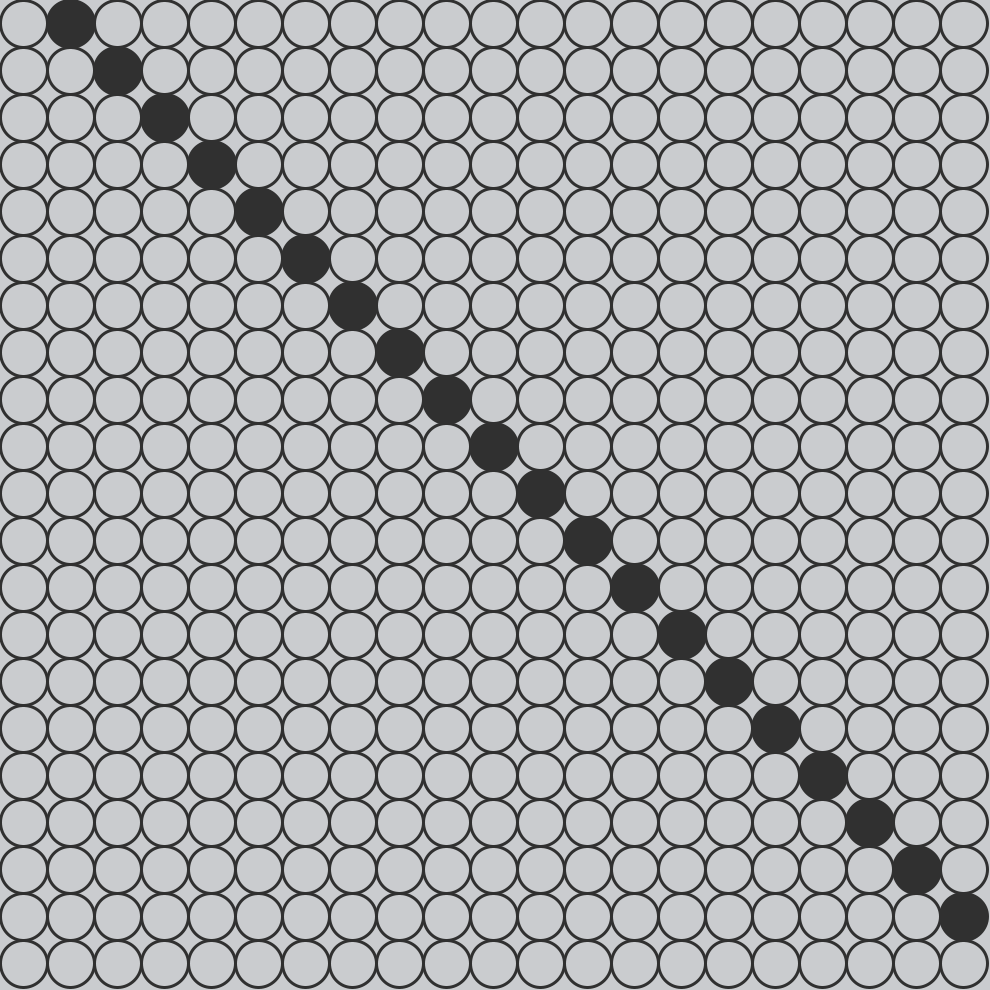
Frame 1 (no input)
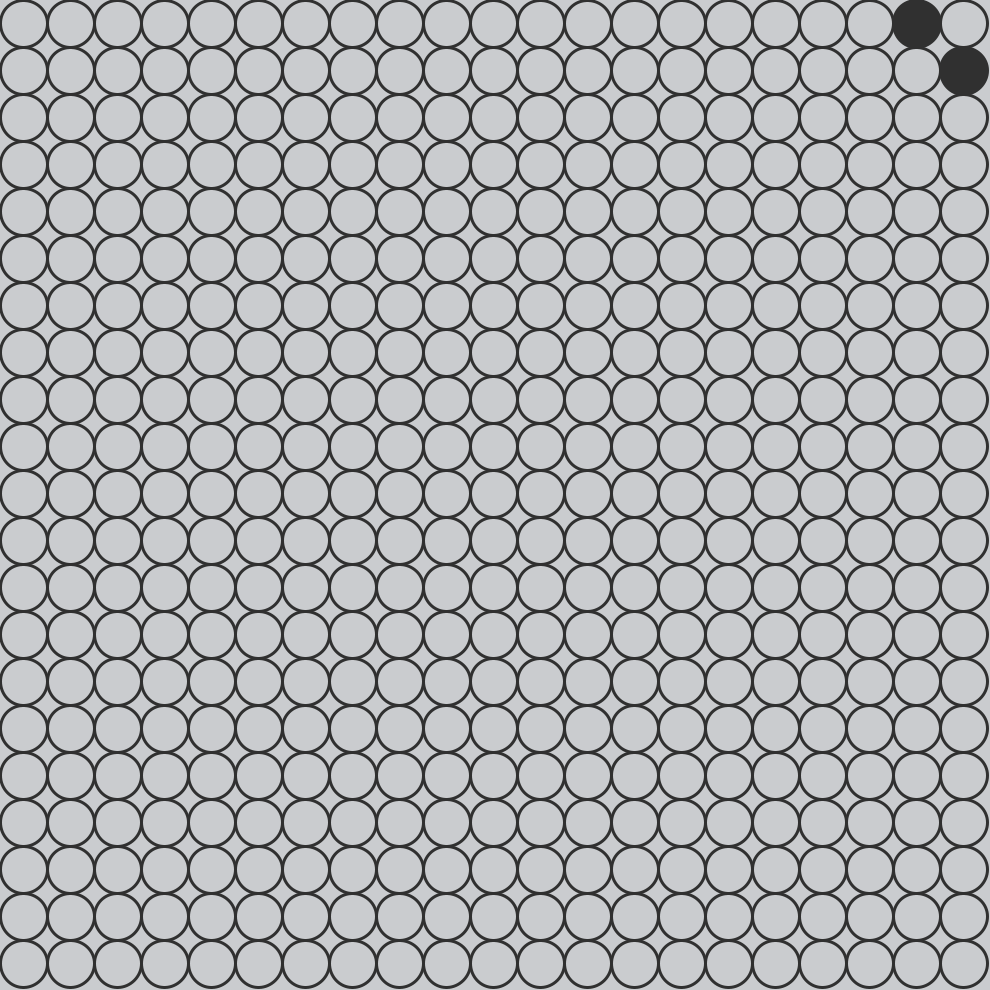
Frame 60 (the mouse pressed at the canvas centre just before this capture)
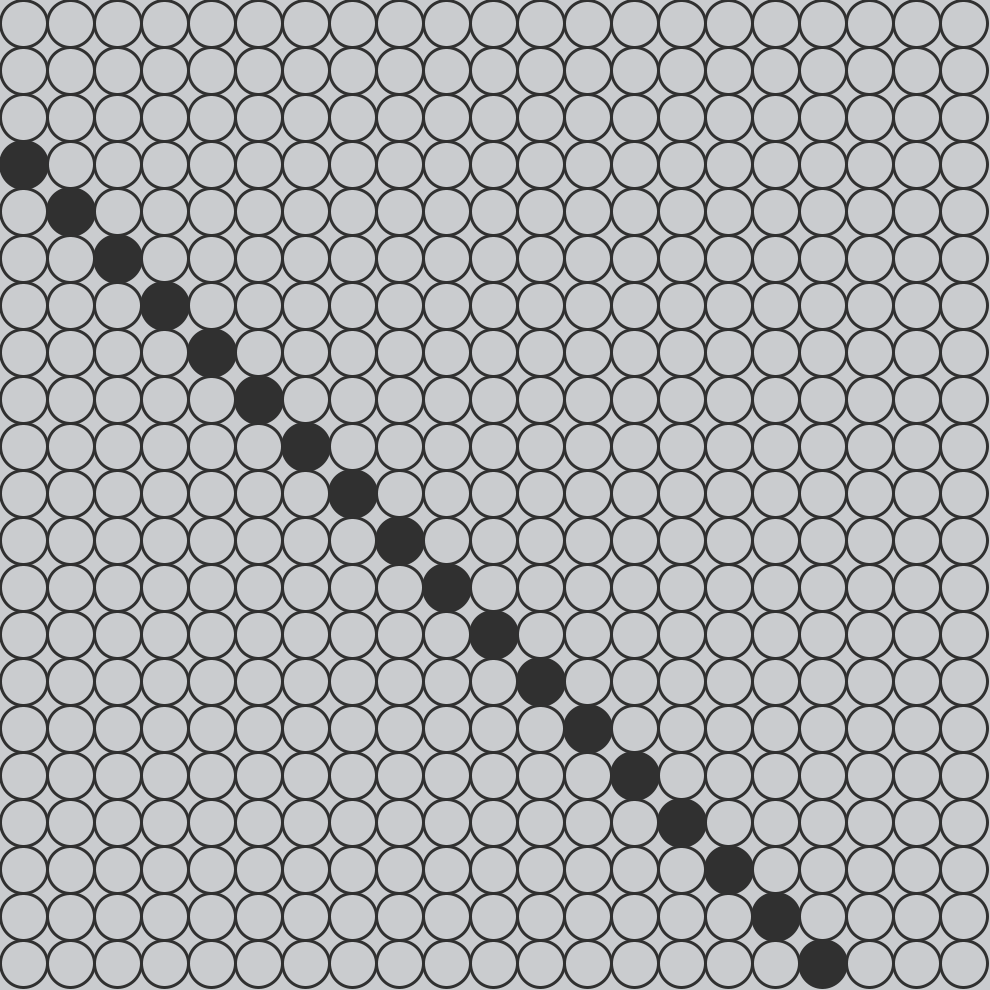
Frame 120 (the mouse held since frame 60 and released just before this capture)

The Processing sketch that drew these frames (run headless with seeded random() and noise(); from frame 60 on, the mouse is pressed at the canvas centre):

// Processing sketch: day4
// ── day4.pde
////////////////////////////////////////////
// Written by Thomas McElmeel             //
//                                        //
// Thanks for stopping by :]              //
// Feel free to use and modify            //
// Tag me if you're feeling generous      //
// instagram.com/tom_mcelmeel             //
////////////////////////////////////////////


// Change rows to change number of columns & rows
int rows = 21;
int circWidth;
float myOsc = 0.5;
// Change frameSpeed to adjust speed
float frameSpeed = 1;
int myRunner = 0;

void setup() {
  size(990, 990);
  ellipseMode(CORNER);
  noStroke();
}

void draw() {
  circWidth = width/rows;
  background(#CACCCF);
  
  if (frameCount*frameSpeed%myOsc==0){
    myRunner++;
    if (myRunner == rows){
      myRunner = -rows+1;
    }
  }
  
  for (int x = 0; x < rows; x++){
    for (int y = 0; y < rows; y++){
      if (y+myRunner == x){
        fill(#303030);
      }
      else{
        fill(#CACCCF);
        stroke(#303030);
        strokeWeight(3.0);
      }
      circle(x*circWidth,y*circWidth,circWidth);
    }
  }
}
